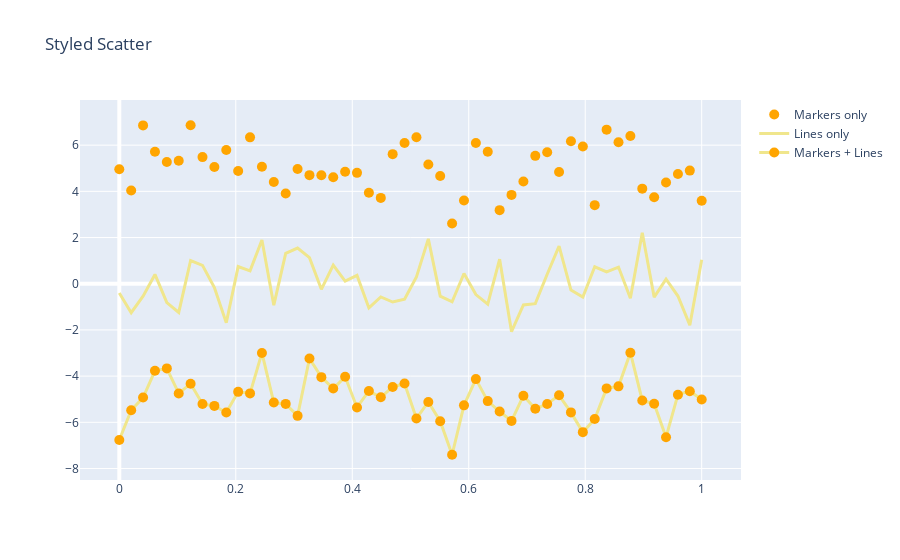

Notebook code for this chart:
### Markdown cell above
#### Plot the figure

### Code cell
offline.iplot(fig)
